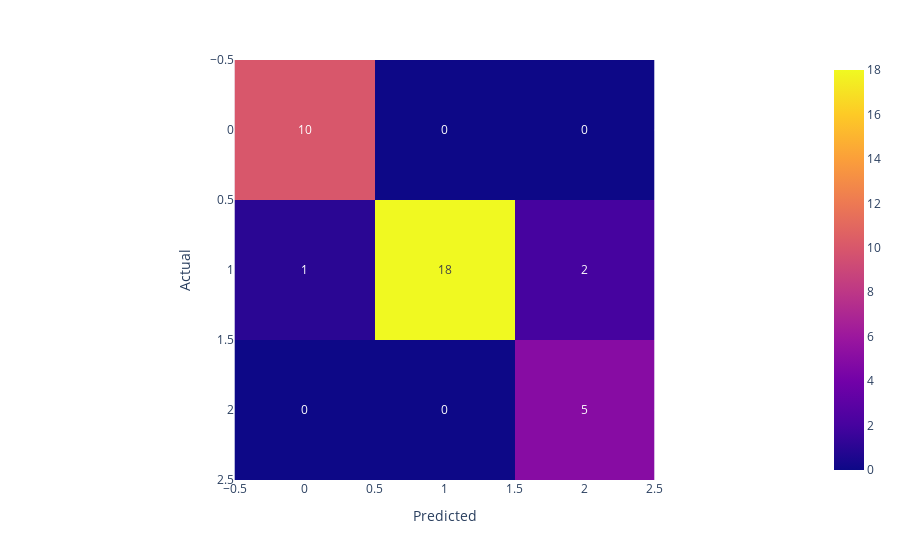
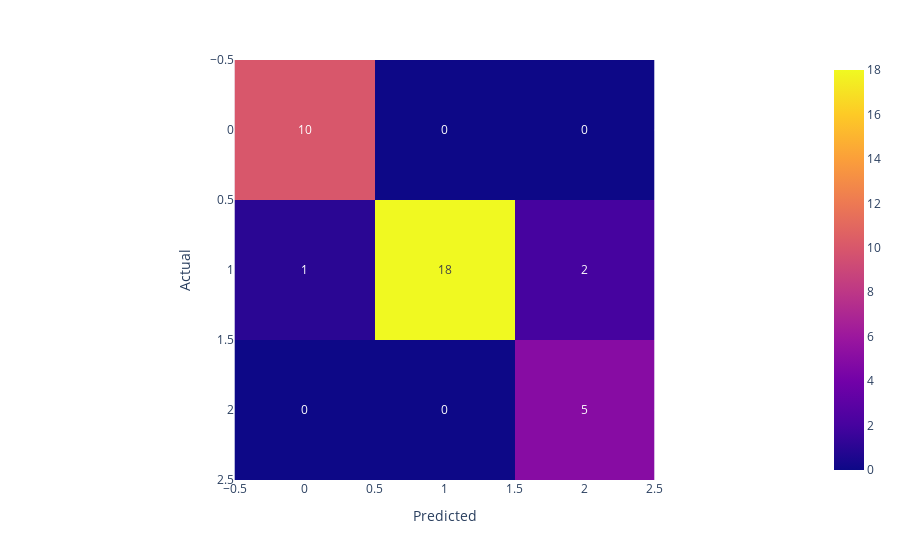
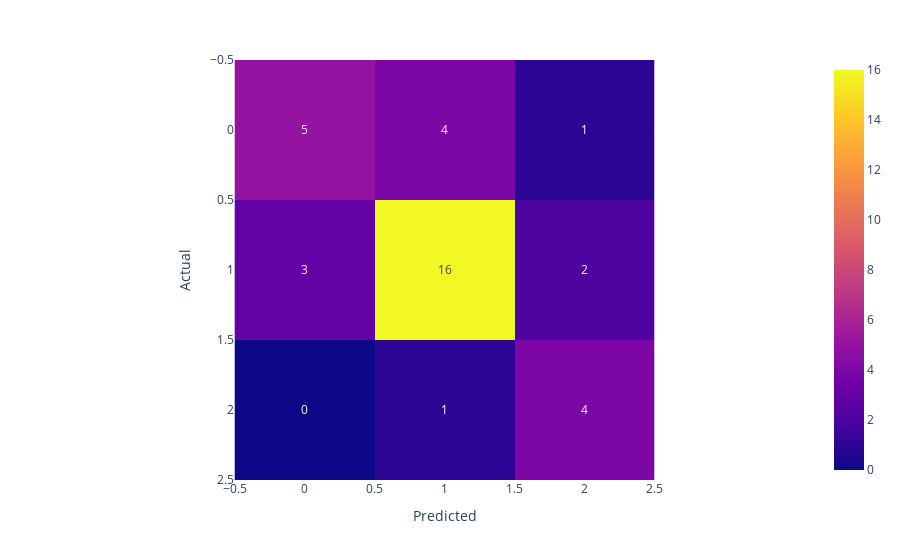

Write notebook code for charts like these, in order.
### Code cell
# 4
def logistic_regression(x_train, y_train, x_test, y_test):
    start = time.time()
    model = LogisticRegression(random_state=271)
    model.fit(x_train, y_train)
    y_predict = model.predict(x_test)
    work_time = time.time() - start
    print('Матрица ошибок для логистической регрессии: ')
    fig = px.imshow(confusion_matrix(y_test, y_predict), labels=dict(x="Predicted", y="Actual"), text_auto=True)
    fig.show()
    return y_predict, work_time

def SVM(x_train, y_train, x_test, y_test):
    start = time.time()
    param_kernel = ['linear', 'poly', 'rbf', 'sigmoid']
    parameters = {'kernel': param_kernel}
    model = SVC()
    grid_search_svm = GridSearchCV(model, parameters, cv=6)
    grid_search_svm.fit(x_train, y_train)
    best_model = grid_search_svm.best_estimator_
    svm_preds = best_model.predict(x_test)
    work_time = time.time() - start
    print('Матрица ошибок для SVM: ')
    fig = px.imshow(confusion_matrix(y_test, svm_preds), labels=dict(x="Predicted", y="Actual"), text_auto=True)
    fig.show()
    return svm_preds, work_time

def KNN(x_train, y_train, x_test, y_test):
    start = time.time()
    number_of_neighbors = np.arange(3,10,25)
    model_knn = KNeighborsClassifier()
    parameters = {'n_neighbors': number_of_neighbors}
    grid_search_knn = GridSearchCV(model_knn, parameters, cv=6)
    grid_search_knn.fit(x_train, y_train)
    knn_preds = grid_search_knn.predict(x_test)
    work_time = time.time() - start
    print('Матрица ошибок для KNN: ')
    fig = px.imshow(confusion_matrix(y_test, knn_preds), labels=dict(x="Predicted", y="Actual"), text_auto=True)
    fig.show()
    return knn_preds , work_time



y_predict_logistic_regression,work_time_LR = logistic_regression(x_train, y_train, x_test, y_test)
y_predict_SVM,work_time_SVM = SVM(x_train, y_train, x_test, y_test)
y_predict_KNN,work_time_KNN = KNN(x_train, y_train, x_test, y_test)

### Figure 1 — Plotly figure (JSON) as saved in the notebook; plotly's stock layout.template omitted (floating-point values rounded to 4 significant figures)
{"data": [{"coloraxis": "coloraxis", "hovertemplate": "Predicted: %{x}<br>Actual: %{y}<br>color: %{z}<extra></extra>", "name": "0", "texttemplate": "%{z}", "type": "heatmap", "xaxis": "x", "yaxis": "y", "z": [[10, 0, 0], [1, 18, 2], [0, 0, 5]]}], "layout": {"coloraxis": {"colorscale": [[0, "#0d0887"], [0.1111, "#46039f"], [0.2222, "#7201a8"], [0.3333, "#9c179e"], [0.4444, "#bd3786"], [0.5556, "#d8576b"], [0.6667, "#ed7953"], [0.7778, "#fb9f3a"], [0.8889, "#fdca26"], [1, "#f0f921"]]}, "margin": {"t": 60}, "xaxis": {"anchor": "y", "constrain": "domain", "domain": [0, 1], "scaleanchor": "y", "title": {"text": "Predicted"}}, "yaxis": {"anchor": "x", "autorange": "reversed", "constrain": "domain", "domain": [0, 1], "title": {"text": "Actual"}}}}

### Figure 2 — Plotly figure (JSON) as saved in the notebook; plotly's stock layout.template omitted (floating-point values rounded to 4 significant figures)
{"data": [{"coloraxis": "coloraxis", "hovertemplate": "Predicted: %{x}<br>Actual: %{y}<br>color: %{z}<extra></extra>", "name": "0", "texttemplate": "%{z}", "type": "heatmap", "xaxis": "x", "yaxis": "y", "z": [[10, 0, 0], [1, 18, 2], [0, 0, 5]]}], "layout": {"coloraxis": {"colorscale": [[0, "#0d0887"], [0.1111, "#46039f"], [0.2222, "#7201a8"], [0.3333, "#9c179e"], [0.4444, "#bd3786"], [0.5556, "#d8576b"], [0.6667, "#ed7953"], [0.7778, "#fb9f3a"], [0.8889, "#fdca26"], [1, "#f0f921"]]}, "margin": {"t": 60}, "xaxis": {"anchor": "y", "constrain": "domain", "domain": [0, 1], "scaleanchor": "y", "title": {"text": "Predicted"}}, "yaxis": {"anchor": "x", "autorange": "reversed", "constrain": "domain", "domain": [0, 1], "title": {"text": "Actual"}}}}

### Figure 3 — Plotly figure (JSON) as saved in the notebook; plotly's stock layout.template omitted (floating-point values rounded to 4 significant figures)
{"data": [{"coloraxis": "coloraxis", "hovertemplate": "Predicted: %{x}<br>Actual: %{y}<br>color: %{z}<extra></extra>", "name": "0", "texttemplate": "%{z}", "type": "heatmap", "xaxis": "x", "yaxis": "y", "z": [[5, 4, 1], [3, 16, 2], [0, 1, 4]]}], "layout": {"coloraxis": {"colorscale": [[0, "#0d0887"], [0.1111, "#46039f"], [0.2222, "#7201a8"], [0.3333, "#9c179e"], [0.4444, "#bd3786"], [0.5556, "#d8576b"], [0.6667, "#ed7953"], [0.7778, "#fb9f3a"], [0.8889, "#fdca26"], [1, "#f0f921"]]}, "margin": {"t": 60}, "xaxis": {"anchor": "y", "constrain": "domain", "domain": [0, 1], "scaleanchor": "y", "title": {"text": "Predicted"}}, "yaxis": {"anchor": "x", "autorange": "reversed", "constrain": "domain", "domain": [0, 1], "title": {"text": "Actual"}}}}
